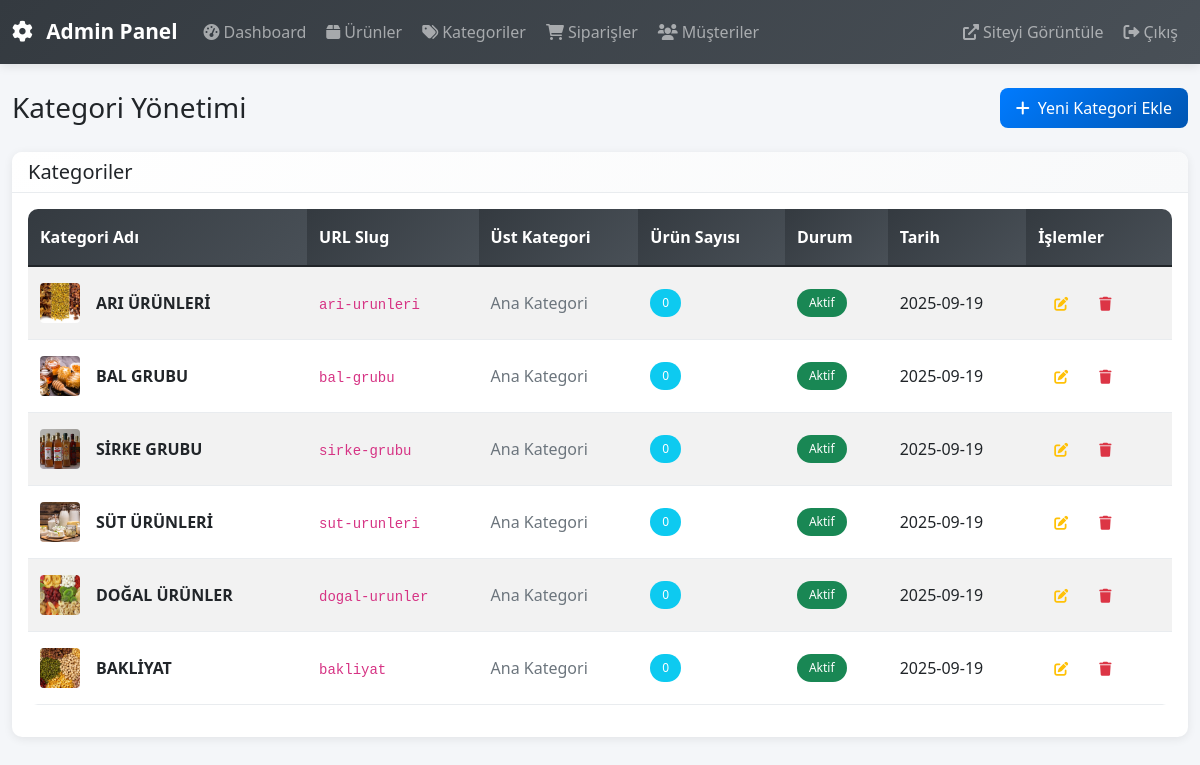
/admin/kategoriler (signed in), run on the app's committed database.
### tables this page shows
CREATE TABLE categories (
            id INTEGER PRIMARY KEY AUTOINCREMENT,
            name TEXT NOT NULL,
            slug TEXT UNIQUE NOT NULL,
            description TEXT,
            parent_id INTEGER,
            image TEXT,
            is_active BOOLEAN DEFAULT 1,
            created_at TIMESTAMP DEFAULT CURRENT_TIMESTAMP
        );

### app.py (the view)
@app.route('/admin/kategoriler')
@login_required
def admin_categories():
    if not current_user.is_admin:
        flash('Bu sayfaya erişim yetkiniz yok!', 'error')
        return redirect(url_for('index'))
    conn = get_db_connection()
    categories = conn.execute('SELECT * FROM categories').fetchall()
    conn.close()
    return render_template('admin/categories.html', categories=categories)

### app.py (called while the page is built, shortened)
@app.after_request
def after_request(response):
    response.headers['Access-Control-Allow-Origin'] = '*'
    response.headers['Access-Control-Allow-Methods'] = 'GET, POST, PUT, DELETE, OPTIONS'
    response.headers['Access-Control-Allow-Headers'] = 'Content-Type, Authorization'
    response.headers['X-Content-Type-Options'] = 'nosniff'
    response.headers['X-Frame-Options'] = 'DENY'
    response.headers['X-XSS-Protection'] = '1; mode=block'
    response.headers['Referrer-Policy'] = 'strict-origin-when-cross-origin'
    return response

def get_db_connection():
    db_path = os.path.join(os.path.dirname(os.path.abspath(__file__)), 'kemah.db')
    conn = sqlite3.connect(db_path)
    conn.row_factory = sqlite3.Row
    conn.execute('PRAGMA foreign_keys=ON')
    conn.execute('PRAGMA journal_mode=WAL')
    return conn

@login_manager.user_loader
def load_user(user_id):
    conn = get_db_connection()
    user_data = conn.execute('SELECT * FROM users WHERE id = ?', (user_id,)).fetchone()
    conn.close()
    if user_data:
        return User(
            id=user_data['id'],
            username=user_data['username'],
            email=user_data['email'],
            password=user_data['password'],
            first_name=user_data['first_name'],
            last_name=user_data['last_name'],
            phone=user_data['phone'],
            address=user_data['address'],
            is_admin=bool(user_data['is_admin'])
        )
    return None

@app.context_processor
def inject_user():
    return dict(current_user=current_user)

def get_site_settings():
    try:
        conn = get_db_connection()
        settings = conn.execute('SELECT * FROM site_settings').fetchall()
        conn.close()
        site_settings = {setting['setting_key']: setting['setting_value'] for setting in settings}
        return site_settings
    except:
        return {}

@app.context_processor
def inject_site_settings():
    return dict(site_settings=get_site_settings())

### templates/admin/categories.html (shortened to what this page needs)
{% extends "admin/base.html" %}
{% block content %}
<div class="row">
    <div class="col-12">
        <div class="d-flex justify-content-between align-items-center mb-4">
            <h1 class="h3 mb-0">Kategori Yönetimi</h1>
            <button class="btn btn-primary" data-bs-toggle="modal" data-bs-target="#addCategoryModal">
                <i class="fas fa-plus me-2"></i>Yeni Kategori Ekle
            </button>
        </div>
    </div>
</div>
<div class="row">
    <div class="col-12">
        <div class="card">
            <div class="card-header">
                <h5 class="mb-0">Kategoriler</h5>
            </div>
            <div class="card-body">
                {% if categories %}
                    <div class="table-responsive">
                        <table class="table table-striped">
                            <thead>
                                <tr>
                                    <th>Kategori Adı</th>
                                    <th>URL Slug</th>
                                    <th>Üst Kategori</th>
                                    <th>Ürün Sayısı</th>
                                    <th>Durum</th>
                                    <th>Tarih</th>
                                    <th>İşlemler</th>
                                </tr>
                            </thead>
                            <tbody>
                                {% for category in categories %}
                                    <tr>
                                        <td>
                                            <div class="d-flex align-items-center">
                                                {% if category.image %}
                                                    <img src="static/uploads/{{ category.image }}"
                                                         class="rounded me-3"
                                                         style="width: 40px; height: 40px; object-fit: cover;"
                                                         alt="{{ category.name }}">
                                                {% else %}
                                                    <i class="fas fa-folder me-3 text-muted" style="width: 40px; text-align: center;"></i>
                                                {% endif %}
                                                <div>
                                                    <strong>{{ category.name }}</strong>
                                                </div>
                                            </div>
                                        </td>
                                        <td>
                                            <code>{{ category.slug }}</code>
                                        </td>
                                        <td>
                                            {% if category.parent %}
                                                {{ category.parent.name }}
                                            {% else %}
                                                <span class="text-muted">Ana Kategori</span>
                                            {% endif %}
                                        </td>
                                        <td>
                                            <span class="badge bg-info">{{ category.products|length }}</span>
                                        </td>
                                        <td>
                                            <span class="badge bg-{{ 'success' if category.is_active else 'secondary' }}">
                                                {{ 'Aktif' if category.is_active else 'Pasif' }}
                                            </span>
                                        </td>
                                        <td>{{ category.created_at[:10] if category.created_at else 'N/A' }}</td>
                                        <td>
                                            <div class="btn-group" role="group">
                                                <a href="{{ url_for('admin_edit_category', category_id=category.id) }}"
                                                   class="btn btn-sm btn-outline-warning">
                                                    <i class="fas fa-edit"></i>
                                                </a>
                                                <button class="btn btn-sm btn-outline-danger"
                                                        onclick="deleteCategory({{ category.id }})">
                                                    <i class="fas fa-trash"></i>
                                                </button>
                                            </div>
                                        </td>
                                    </tr>
                                {% endfor %}
                            </tbody>
                        </table>
                    </div>
                {% else %}
                    <div class="text-center py-5">
                        <i class="fas fa-tags text-muted mb-3" style="font-size: 4rem;"></i>
                        <h5 class="text-muted">Henüz kategori bulunmuyor</h5>
                        <p class="text-muted">İlk kategorinizi eklemek için yukarıdaki butonu kullanın.</p>
                    </div>
                {% endif %}
            </div>
        </div>
    </div>
</div>
{% endblock %}

### static/css/admin.css (style rules this page uses)
:root { --admin-primary: #007bff; --admin-secondary: #6c757d; --admin-success: #28a745; --admin-danger: #dc3545; --admin-warning: #ffc107; --admin-info: #17a2b8; --admin-light: #f8f9fa; --admin-dark: #343a40; --admin-sidebar-width: 250px; }
body { background-color: #f4f6f9; font-family: 'Segoe UI', Tahoma, Geneva, Verdana, sans-serif; }
.card { border: none; border-radius: 10px; box-shadow: 0 2px 10px rgba(0,0,0,0.08); transition: box-shadow 0.3s ease; }
.card-header { background: linear-gradient(135deg, #fff, #f8f9fa); border-bottom: 1px solid #e9ecef; border-radius: 10px 10px 0 0 !important; font-weight: 600; }
.table { border-radius: 10px; overflow: hidden; }
.table thead th { background: linear-gradient(135deg, var(--admin-dark), #495057); color: white; border: none; font-weight: 600; padding: 1rem 0.75rem; }
.table tbody tr { transition: background-color 0.3s ease; }
.table td { padding: 1rem 0.75rem; vertical-align: middle; border-color: #e9ecef; }
.btn { border-radius: 8px; font-weight: 500; transition: all 0.3s ease; border: none; padding: 0.5rem 1rem; }
.btn-primary { background: linear-gradient(135deg, var(--admin-primary), #0056b3); }
.badge { font-size: 0.75rem; padding: 0.5rem 0.75rem; border-radius: 20px; font-weight: 500; }

### data on the page
categories: image (picture), name "ARI ÜRÜNLERİ", slug "ari-urunleri", products|length "0", is_active "Aktif", created_at "2025-09-19"
categories: image (picture), name "BAL GRUBU", slug "bal-grubu", products|length "0", is_active "Aktif", created_at "2025-09-19"
categories: image (picture), name "SİRKE GRUBU", slug "sirke-grubu", products|length "0", is_active "Aktif", created_at "2025-09-19"
categories: image (picture), name "SÜT ÜRÜNLERİ", slug "sut-urunleri", products|length "0", is_active "Aktif", created_at "2025-09-19"
categories: image (picture), name "DOĞAL ÜRÜNLER", slug "dogal-urunler", products|length "0", is_active "Aktif", created_at "2025-09-19"
categories: image (picture), name "BAKLİYAT", slug "bakliyat", products|length "0", is_active "Aktif", created_at "2025-09-19"
